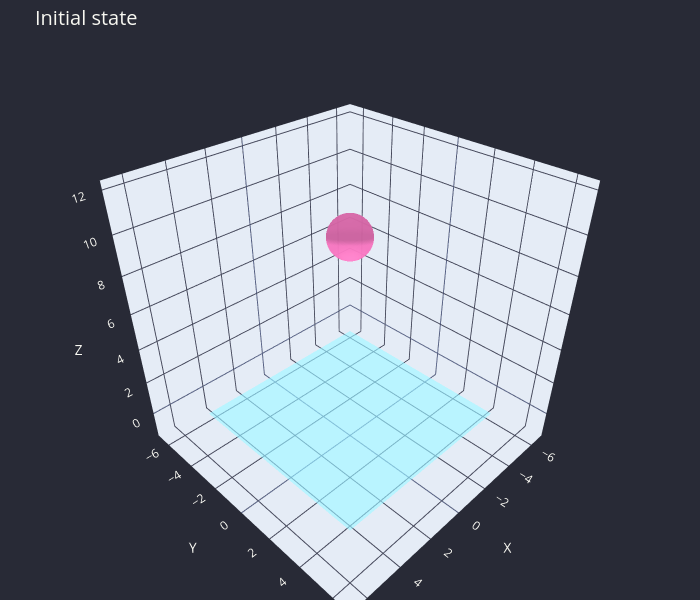

Notebook code for this chart:
### Code cell
objectPlot.plot_objects_init()

### Figure 1 — Plotly figure (JSON) as saved in the notebook; plotly's stock layout.template omitted (floating-point values rounded to 4 significant figures; data arrays with more than 128 entries replaced by an {"elided": "..."} marker saying what was removed)
{"data": [{"colorscale": [[0, "#ff79c6"], [1, "#ff79c6"]], "name": "Object_0", "opacity": 0.8, "showscale": false, "type": "surface", "x": {"elided": "60x60 float values"}, "y": {"elided": "60x60 float values"}, "z": {"elided": "60x60 float values"}}, {"colorscale": [[0, "#8be9fd"], [1, "#8be9fd"]], "name": "Object_1", "opacity": 0.6, "showscale": false, "type": "surface", "x": [[-5.0, 5.0], [-5.0, 5.0]], "y": [[-5.0, -5.0], [5.0, 5.0]], "z": [[0.0, 0.0], [0.0, 0.0]]}], "layout": {"font": {"color": "#f8f8f2"}, "height": 600, "legend": {"bgcolor": "#44475a", "bordercolor": "#6272a4", "borderwidth": 1}, "margin": {"b": 0, "l": 0, "r": 0, "t": 50}, "paper_bgcolor": "#282a36", "plot_bgcolor": "#282a36", "scene": {"aspectmode": "cube", "bgcolor": "#282a36", "xaxis": {"gridcolor": "#44475a", "range": [-6.964, 6.964], "title": {"text": "X"}, "zerolinecolor": "#6272a4"}, "yaxis": {"gridcolor": "#44475a", "range": [-6.964, 6.964], "title": {"text": "Y"}, "zerolinecolor": "#6272a4"}, "zaxis": {"gridcolor": "#44475a", "range": [-1.528, 12.4], "title": {"text": "Z"}, "zerolinecolor": "#6272a4"}}, "title": {"font": {"color": "#f8f8f2", "size": 20}, "text": "Initial state"}, "width": 700}}
